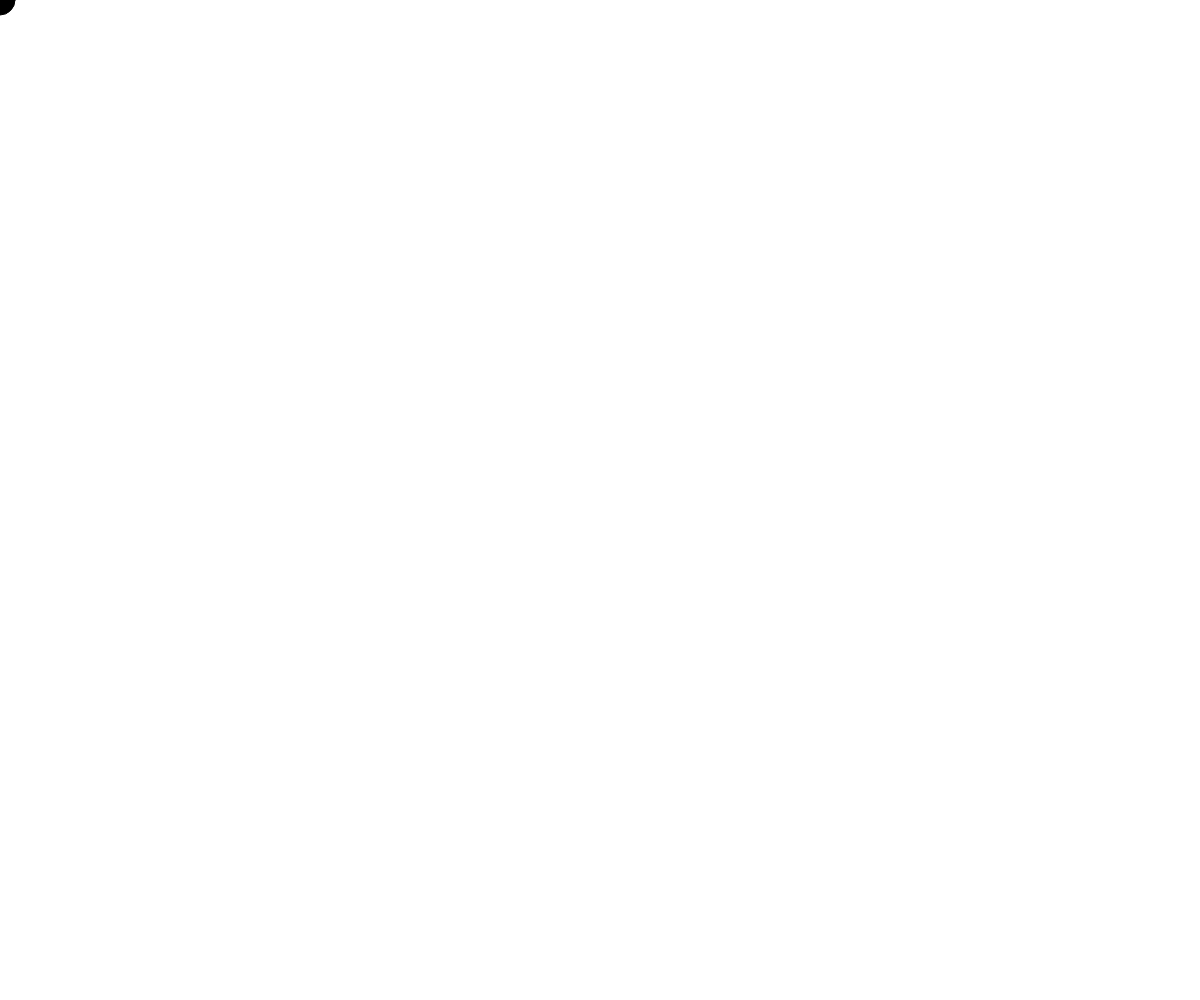
Frame 1 (no input)
Frame 60 (no input): identical to frame 1, image omitted
Frame 120 (the mouse pressed at the canvas centre since frame 60): identical to frame 1, image omitted

The p5.js sketch that drew this single still picture (run headless with seeded random() and noise() and a simulated clock; from frame 60 on, the mouse is pressed at the canvas centre):

// p5.js sketch
// ── sketch.js
/*
 * p5手机端互动
 * mobile interaction with p5
 * Yuli Cai 蔡雨利 caiyuli.com
 */

// Example 10-3: mobile interaction with p5
// 示例10-3: p5手机端互动 重力
// 翻译注释自 itp - icm


// 位置
var x = 0;
var y = 0;

// 速度
var vx = 0;
var vy = 0;

// 加速度
var ax = 0;
var ay = 0;

// 有一定的能量损失
var bMultiplier = 0.6;

function setup() {
  createCanvas(windowWidth, windowHeight);
  fill(0);
}

function draw() {
  background(255);
  ballMove();
  ellipse(x, y, 30, 30);
}

function ballMove() {

  ax = accelerationX;
  ay = accelerationY;

  vx = vx + ay;
  vy = vy + ax;
  y = y + vy;
  x = x + vx;

  // 当触壁的时候反弹
  if (x < 0) {
    x = 0;
    vx = -vx * bMultiplier;
  }
  if (y < 0) {
    y = 0;
    vy = -vy * bMultiplier;
  }
  if (x > windowWidth - 20) {
    x = windowWidth - 20;
    vx = -vx * bMultiplier;
  }
  if (y > windowHeight - 20) {
    y = windowHeight - 20;
    vy = -vy * bMultiplier;
  }

}
